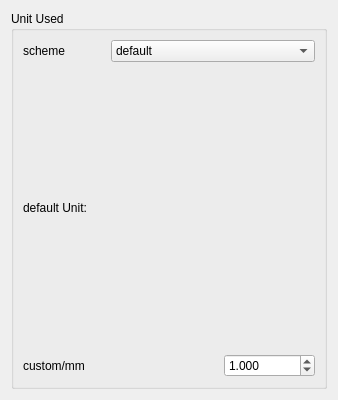
<?xml version="1.0" encoding="UTF-8"?>
<ui version="4.0">
 <class>Form</class>
 <widget class="QWidget" name="Form">
  <property name="geometry">
   <rect>
    <x>0</x>
    <y>0</y>
    <width>338</width>
    <height>400</height>
   </rect>
  </property>
  <property name="windowTitle">
   <string>Preview Dialog</string>
  </property>
  <layout class="QVBoxLayout" name="verticalLayout">
   <item>
    <widget class="QGroupBox" name="groupBox">
     <property name="sizePolicy">
      <sizepolicy hsizetype="Preferred" vsizetype="Preferred">
       <horstretch>0</horstretch>
       <verstretch>1</verstretch>
      </sizepolicy>
     </property>
     <property name="title">
      <string>Unit Used</string>
     </property>
     <layout class="QVBoxLayout" name="verticalLayout_2">
      <item>
       <layout class="QHBoxLayout" name="horizontalLayout">
        <item>
         <widget class="QLabel" name="label_2">
          <property name="text">
           <string>scheme</string>
          </property>
         </widget>
        </item>
        <item>
         <spacer name="horizontalSpacer">
          <property name="orientation">
           <enum>Qt::Horizontal</enum>
          </property>
          <property name="sizeHint" stdset="0">
           <size>
            <width>40</width>
            <height>20</height>
           </size>
          </property>
         </spacer>
        </item>
        <item>
         <widget class="QComboBox" name="comboBox_units">
          <property name="sizePolicy">
           <sizepolicy hsizetype="Preferred" vsizetype="Fixed">
            <horstretch>1</horstretch>
            <verstretch>0</verstretch>
           </sizepolicy>
          </property>
          <item>
           <property name="text">
            <string>default</string>
           </property>
          </item>
          <item>
           <property name="text">
            <string>mm</string>
           </property>
          </item>
          <item>
           <property name="text">
            <string>inch</string>
           </property>
          </item>
          <item>
           <property name="text">
            <string>m</string>
           </property>
          </item>
          <item>
           <property name="text">
            <string>custom</string>
           </property>
          </item>
         </widget>
        </item>
       </layout>
      </item>
      <item>
       <layout class="QHBoxLayout" name="horizontalLayout_2">
        <item>
         <widget class="QLabel" name="label_defaultUnit">
          <property name="text">
           <string>default Unit:</string>
          </property>
         </widget>
        </item>
       </layout>
      </item>
      <item>
       <layout class="QHBoxLayout" name="horizontalLayout_4">
        <item>
         <widget class="QLabel" name="label">
          <property name="text">
           <string>custom/mm</string>
          </property>
         </widget>
        </item>
        <item>
         <spacer name="horizontalSpacer_7">
          <property name="orientation">
           <enum>Qt::Horizontal</enum>
          </property>
          <property name="sizeHint" stdset="0">
           <size>
            <width>40</width>
            <height>20</height>
           </size>
          </property>
         </spacer>
        </item>
        <item>
         <widget class="QDoubleSpinBox" name="doubleSpinBox_customScale">
          <property name="decimals">
           <number>3</number>
          </property>
          <property name="minimum">
           <double>0.001000000000000</double>
          </property>
          <property name="maximum">
           <double>1000000.000000000000000</double>
          </property>
          <property name="singleStep">
           <double>0.500000000000000</double>
          </property>
          <property name="value">
           <double>1.000000000000000</double>
          </property>
         </widget>
        </item>
       </layout>
      </item>
     </layout>
    </widget>
   </item>
  </layout>
 </widget>
 <resources/>
 <connections/>
</ui>
